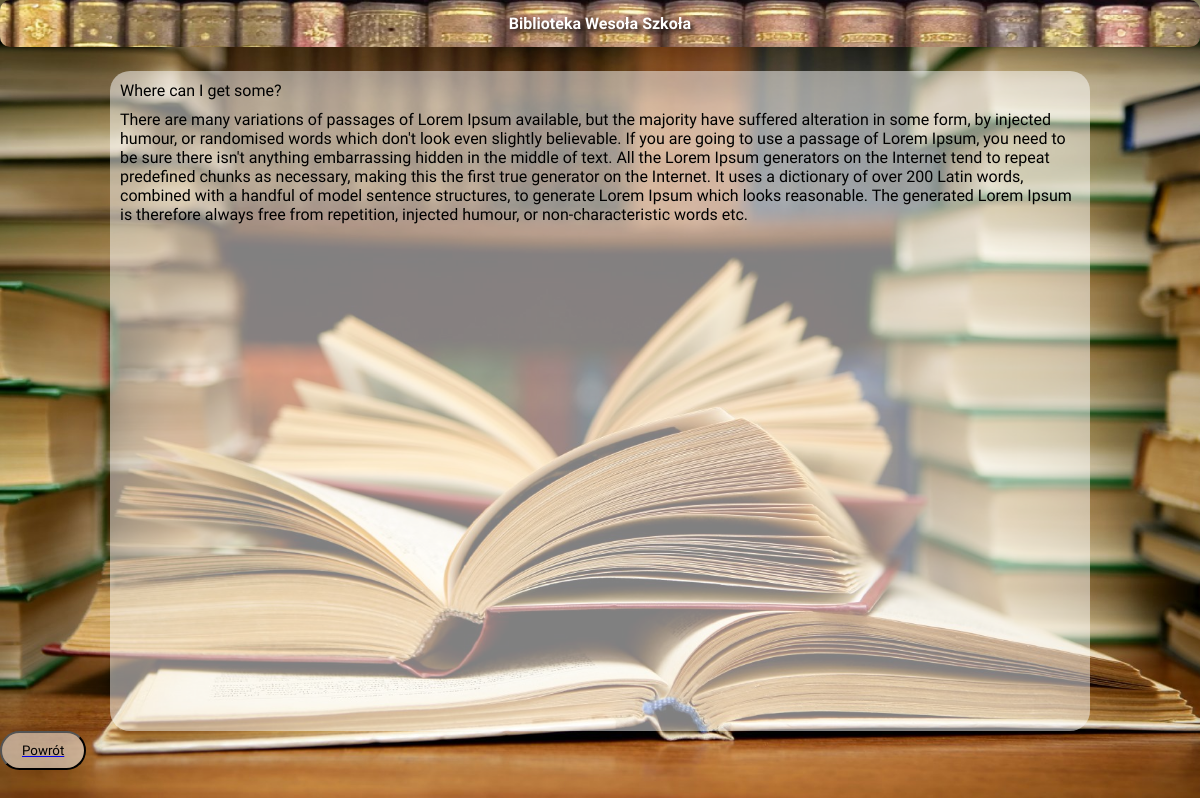
Page /artykul.php?id=4 on the earlier database version.
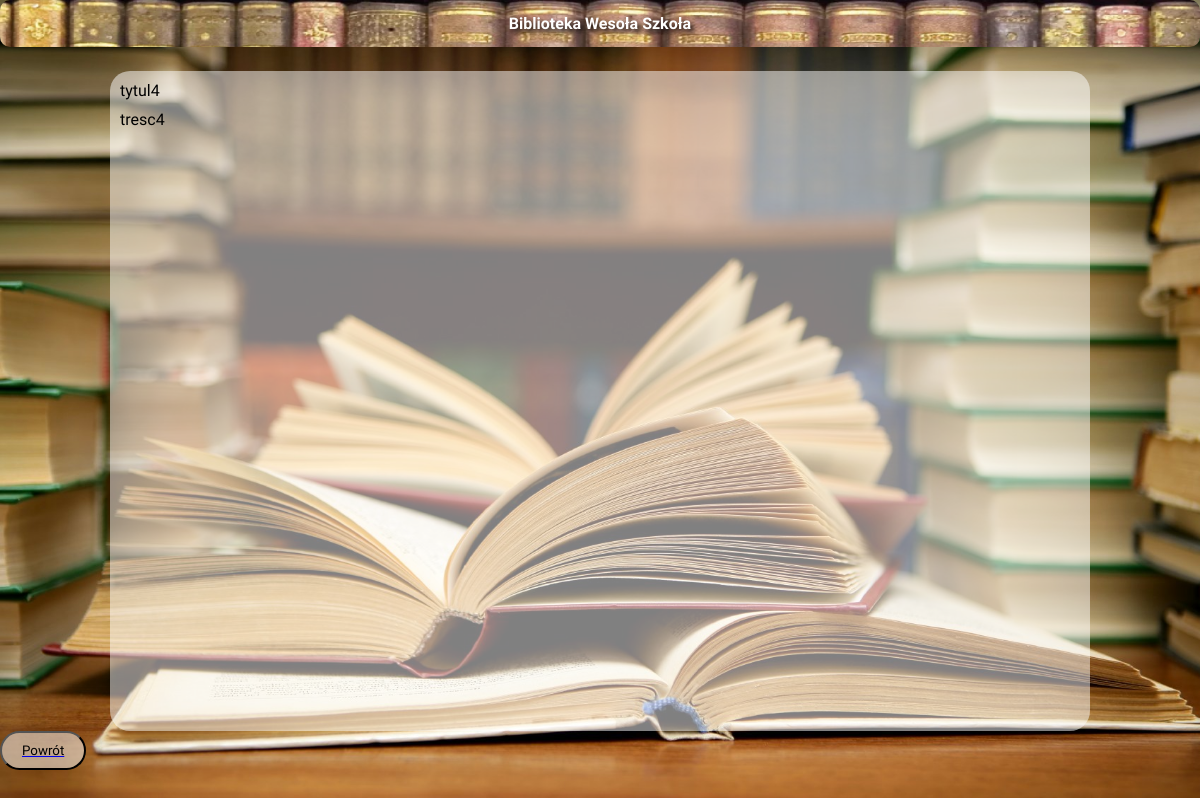
Same page on the later database version.
### tables this page shows
CREATE TABLE `artykul` (
  `artykul_id` int(11) NOT NULL,
  `title` varchar(100) NOT NULL,
  `tresc` mediumtext NOT NULL,
  `link` varchar(100) NOT NULL
);

### artykul.php (the view, shortened to what this page needs)
<!DOCTYPE html>
<html lang="pl">
<head>
    <link rel="stylesheet" href="style.css">
</head>
<body>
    <div class="header-container">
        <h2>Biblioteka Wesoła Szkoła</h2>
    </div>
<?php
		$article_id = $_GET['id'];
		$connect = mysqli_connect("localhost","root","","wiai");
		$query = "SELECT `artykul_id`, `title`, `tresc`, `link` FROM `artykul` WHERE artykul_id =".$article_id;
		$data = mysqli_query($connect, $query);
		if (mysqli_num_rows($data) > 0)
		{
			while($row = mysqli_fetch_assoc($data))
			{
				echo "<div class='artykul_full'>".$row['title']."<article>".$row['tresc']."</article></div>";
			}
		}
		?>
    <a href="./index.php"><button>Powrót</button></a>
</body>
</html>

Differences in the rows shown:
removed artykul: title "Where can I get some?", tresc "There are many variations of passages of Lorem Ipsum available, but the majority have suffered alteration in some form, by injected humour, or randomised words which don't look even slightly believable. If you are going to use a passage of Lorem Ipsum, you need to be sure there isn't anything embarrassing hidden in the middle of text. All the Lorem Ipsum generators on the Internet tend to repeat predefined chunks as necessary, making this the first true generator on the Internet. It uses a dictionary of over 200 Latin words, combined with a handful of model sentence structures, to generate Lorem Ipsum which looks reasonable. The generated Lorem Ipsum is therefore always free from…"
added artykul: title "tytul4", tresc "tresc4"
